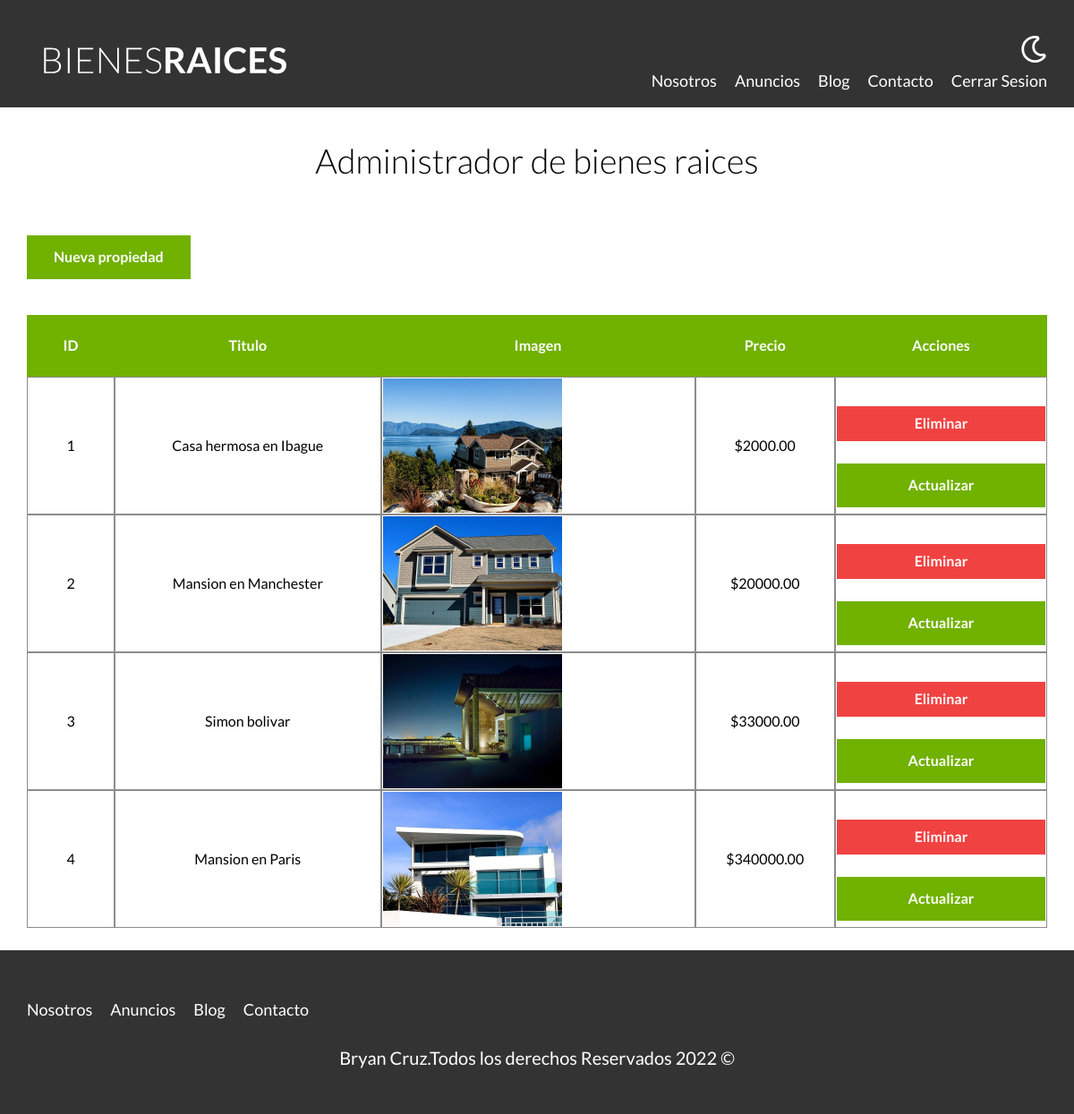
Page /admin (signed in) on the committed database.
### tables this page shows
CREATE TABLE `propiedades` (
  `id` int(11) NOT NULL AUTO_INCREMENT,
  `titulo` varchar(60) DEFAULT NULL,
  `precio` decimal(10,2) DEFAULT NULL,
  `imagen` varchar(200) DEFAULT NULL,
  `descripcion` longtext,
  `habitaciones` int(1) DEFAULT NULL,
  `wc` int(1) DEFAULT NULL,
  `estacionamiento` int(1) DEFAULT NULL,
  `creado` date DEFAULT NULL,
  `vendedorid` int(11) DEFAULT NULL,
  PRIMARY KEY (`id`),
  KEY `vendedoresid_idx` (`vendedorid`),
  CONSTRAINT `vendedorid` FOREIGN KEY (`vendedorid`) REFERENCES `vendedores` (`id`) ON DELETE NO ACTION ON UPDATE NO ACTION
);

### admin/index.php (the view, shortened to what this page needs)
<?php
$db = conectarDB();
$query = "SELECT * FROM propiedades";
$resultado = mysqli_query($db, $query);
?>
<main class="contenedor seccion">
    <h1>Administrador de bienes raices</h1>
    <a href="/admin/propiedades/crear.php" class="boton boton-verde">Nueva propiedad</a>
    <table class="propiedades">
        <thead>
            <tr>
                <th>ID</th>
                <th>Titulo</th>
                <th>Imagen</th>
                <th>Precio</th>
                <th>Acciones</th>
            </tr>
        </thead>
        <tbody>
            <?php while($propiedad=mysqli_fetch_assoc($resultado)):?>
            <tr>
                <td><?php echo $propiedad['id']; ?></td>
                <td><?php echo $propiedad['titulo']; ?></td>
                <td><img src="/imagenes/<?php echo $propiedad['imagen']; ?>" alt="imagen casa" class="imagen-tabla"></td>
                <td>$<?php echo $propiedad['precio']; ?></td>
                <td>
                    <form method="POST">
                        <input type="submit" class="boton-rojo-block" value="Eliminar">
                    </form>
                    <a class="boton-verde-block" href="admin\propiedades\actualizar.php<?php echo '?id='.$propiedad['id'];?>">Actualizar</a>
                </td>
            </tr>
            <?php endwhile;?>
        </tbody>
    </table>
</main>

### build/css/app.css (style rules this page uses)
html { line-height:1.15;-webkit-text-size-adjust:100% }
body { margin:0 }
main { display:block }
h1 { font-size:2em;margin:.67em 0 }
a { background-color:transparent }
img { border-style:none }
button,input,optgroup,select,textarea { font-family:inherit;font-size:100%;line-height:1.15;margin:0 }
button,input { overflow:visible }
[type=button],[type=reset],[type=submit],button { -webkit-appearance:button }
html { font-size:62.5%;box-sizing:border-box }
*,:after,:before { box-sizing:inherit }
body { font-family:Lato,sans-serif;font-size:1.6rem;line-height:1.8 }
.contenedor { width:95%;max-width:1200px;margin:0 auto }
a { text-decoration:none }
img,picture { width:100%;display:block }
h1,h2,h3 { font-family:Lato,sans-serif;margin:2.5rem 0;font-weight:300;text-align:center }
h1 { font-size:3.8rem }
.seccion { margin-top:2.5rem;margin-bottom:2.5rem }
.boton-verde { background-color:#71b100;color:#fff;font-weight:700;text-decoration:none;padding:1rem 3rem;text-align:center;margin-top:2.5rem;display:inline-block;border:none }
.boton-verde-block { background-color:#71b100;color:#fff;font-weight:700;text-decoration:none;padding:1rem 3rem;text-align:center;margin-top:2.5rem;display:block;border:none }
.boton-rojo-block { background-color:#f14242;color:#fff;font-weight:700;text-decoration:none;padding:1rem 3rem;text-align:center;margin-top:2.5rem;display:block;border:none;width:100% }
table.propiedades { margin-top:4rem;width:100%;border-spacing:0 }
table.propiedades thead { background-color:#71b100 }
table.propiedades thead th { color:#fff;padding:2rem }
table.propiedades .imagen-tabla { max-width:20rem }
table.propiedades td { text-align:center;border:1px solid #8d8c8c }

### rows in the picture
propiedades: id "1", titulo "Casa hermosa en Ibague", imagen (picture), precio "2000.00"
propiedades: id "2", titulo "Mansion en Manchester", imagen (picture), precio "20000.00"
propiedades: id "3", titulo "Simon bolivar", imagen (picture), precio "33000.00"
propiedades: id "4", titulo "Mansion en Paris", imagen (picture), precio "340000.00"
